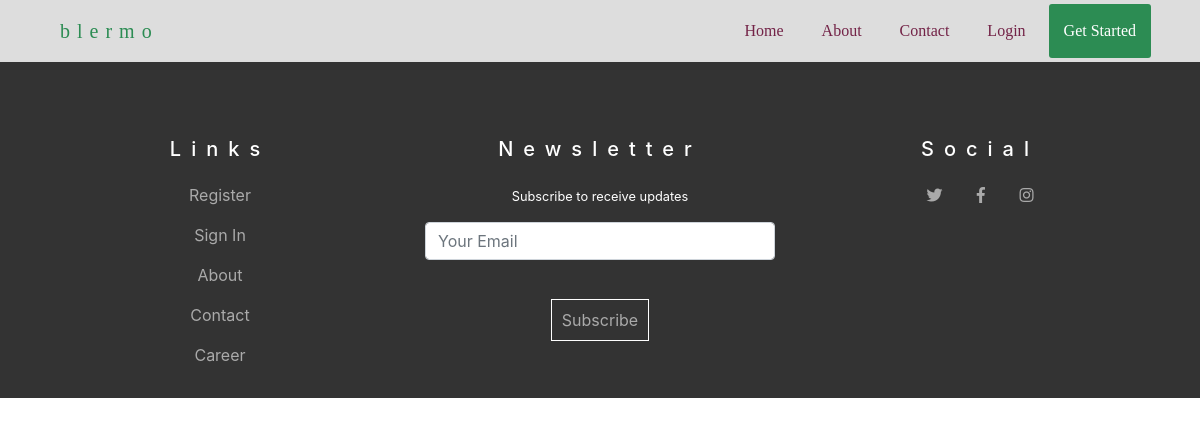
/admin1/following/, run on an earlier commit of the app's database.
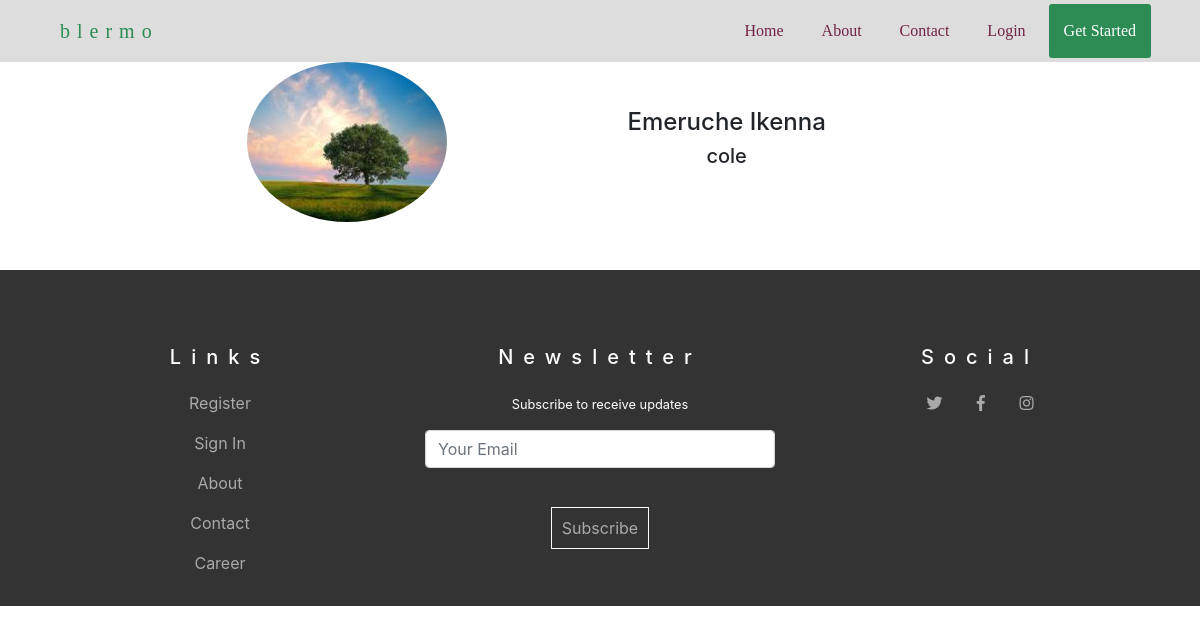
And on a later commit of the database.
### users/models.py (models this page shows, shortened)
class Profile(models.Model):
    user = models.OneToOneField(User, on_delete=models.CASCADE)
    avatar = models.ImageField(default='default.jpg', upload_to='profile_pics')
    dob = models.DateField(blank=True, null=True)
    bio = models.TextField(max_length=400, blank=True)
    following = models.ManyToManyField('self', related_name='follows', symmetrical=False, blank=True, null=True)
    joined_at = models.DateField(auto_now_add=True)
    COLLEGE_CHOICES = (
        ('ABSU', 'Abia State University, Uturu, Abia State'),
        ('EBSU', 'Ebonyi State University, Abakaliki'),
        ('UNILAG', 'University of Lagos, Idi Araba, Lagos State'),
        ('OAU', 'Obafemi Awolowo University, Ile Ife, Osun State'),
        ('UNIPORT', 'University of Port-Harcourt, Rivers State'),
        ('UDUSOK', 'Usman Dan Fodiyo University, Sokoto, Sokoto State'),
        ('UI', 'University of Ibadan, Oyo State'),
        ('UNILORIN', 'University of Ilorin, Kwara State'),
        ('UNICAL', 'University of Calabar, Cross River State'),
        ('LASU', 'Lagos State University, Ikeja, Lagos State'),
        ('AAU', 'Ambrose Alli University, Ekpoma, Edo State'),
        ('UNIJOS', 'University of Jos, Plateau State'),
        ('BUK', 'Bayero University, Kano, Kano State'),
        ('OOU', ' Olabisi Onabanjo (formerly Ogun State) University, Ago Iwoye, Ogun State'),
        ('IMSU', 'Imo State University, Owerri, Imo State'),
        ('MADONNA', 'Madonna University Okija'),
        ('UNIBEN', 'University of Benin, Benin-City, Edo State'),
        ('OBA OKUNADE', 'Oba Okunade College of Health Sciences Igbinedion University Okada, Benin -City, Edo State'),
        ('UNN', 'University of Nigeria, Ozara-Ituku. Enugu State'),
        ('UNIZIK', 'Nnamdi Azikiwe University, Nnewi, Anambra State'),
        ('ABU', 'Ahmadu Bello University Zaria, Kaduna State'),
        ('UNIMAID', 'University of Maiduguri, Borno State'),
        ('DELSU', 'Delta State University, Abraka, Delta State'),
        ('ESUT', 'Enugu State University of Science and Technology, Enugu, Enugu State'),
        ('UNIUYO', 'University of Uyo, Uyo, Cross River State'),
        ('BINGHAM UNI', 'Bingham University Karu, Nasarawa.State'),
        ('NIGER-DELTA UNI', 'Niger Delta University, Wilberforce Island, Bayelsa State'),
        ('BENSU', 'Benue State University, Makurdi, Benue State'),
        ('BABCOCK', 'Babcock University Ilishan-Remo, Ogun State'),
        ('UNIABJ', 'University of Abuja'),
        ('AFE-BABALOLA', 'Afe Babalola University Ado-Ekiti, Ekiti State'),
    )
    YEAR_IN_COLLEGE_CHOICES = (
        ('100', '100 Level'),
        ('200', '200 Level'),
        ('300', '300 Level'),
        ('400', '400 Level'),
        ('500', '500 Level'),
        ('600', '600 Level'),
    )
    year_in_college = models.CharField(max_length=3, choices=YEAR_IN_COLLEGE_CHOICES, default='')
    college = models.CharField(max_length=15, choices=COLLEGE_CHOICES, default='')
    def get_full_name(self):
        return self.user.first_name + ' ' + self.user.last_name

### users/views.py (the view)
# urls.py: path('<str:username>/following/', views.following, name='following'),
def following(request, username):
    user = User.objects.get(username=username)
    following_users_profile = user.profile.follows.all()
    context = {
        'f_u_p': following_users_profile
    }
    return render(request, 'users/following.html', context)

### users/templates/users/following.html
{% extends 'main_site/base.html' %}
{% load static %}
{% block custom_css %}
<link rel="stylesheet" href="{% static 'users/css/profile.css' %}">
{% endblock %}
{% block content %}
<section>
    <div class="container mt-5">
        <div class="row">
            <div class="text-center col-md-8 offset-md-2">
                {% for following in f_u_p %}
                <div class="row mb-5">
                    <div class="col-md-4">
                        <img src="{{ following.avatar.url }}" class="rounded-circle img-fluid" alt="">
                    </div>
                    <div class="col-md-8 my-auto">
                        <h4>{{ following.get_full_name }}</h4>
                        <h5>{{ following.user.username }}</h5>
                    </div>
                </div>
                {% endfor %}
            </div>
        </div>
    </div>
</section>
{% endblock %}

### main_site/templates/main_site/base.html (shortened to what this page needs)
{% load static %}
<!DOCTYPE html>
<html lang="en">
<head>
    <link rel="stylesheet" href="https://stackpath.bootstrapcdn.com/bootstrap/4.2.1/css/bootstrap.min.css"
>
    <link rel="stylesheet" href="https://use.fontawesome.com/releases/v5.6.3/css/all.css"
>
    {% block custom_css %}{% endblock %}
    <link rel="stylesheet" href="{% static 'main_site/css/custom-css/base.css' %}">
</head>
<body data-spy="scroll" data-target="#navbar" data-offset="0">
<nav id="navbar" class="navbar navbar-expand-lg fixed-top">
    <div class="container">
        <a id="navbar-logo-text" class="navbar-brand" href="{% url 'index' %}">blermo</a>
        <div class="collapse navbar-collapse" id="navbarNavAltMarkup">
            <div class="navbar-nav ml-auto">
                {% if user.is_authenticated %}
                <a class="nav-item  mx-1" href="{% url 'post_create' %}">Create
                    <Article></Article>
                    <span class="sr-only">(current)</span></a>
                <a class="nav-item  mx-1" href="{% url 'profile' username=user.username %}">Profile</a>
                <a class="nav-item  mx-1" href="{% url 'profile_update' %}">Update Profile</a>
                <a class="nav-item  mx-1" href="{% url 'logout' %}">Logout</a>
                {% else %}
                <a class="nav-item  mx-1" href="{% url 'index' %}">Home <span class="sr-only">(current)</span></a>
                <a class="nav-item  mx-1" href="{% url 'about' %}">About</a>
                <a class="nav-item  mx-1" href="{% url 'contact' %}">Contact</a>
                <a class="nav-item  mx-1" href="{% url 'login' %}">Login</a>
                <a class="nav-item  mx-1 cta get-started" href="{% url 'register' %}">Get Started</a>
                {% endif %}
            </div>
        </div>
    </div>
</nav>
{% block content %}
{% endblock %}
<footer>
    <div class="container text-center">
        <div class="row">
            <div class="ft-section col-sm-12 col-md-4">
                <h5>Links</h5>
                {% if user.is_authenticated %}
                <p><a href="{% url 'about' %}">About</a></p>
                <p><a href="{% url 'contact' %}">Contact</a></p>
                <p><a href="#">Career</a></p>
                {% else %}
                <p><a href="{% url 'register' %}">Register</a></p>
                <p><a href="{% url 'login' %}">Sign In</a></p>
                <p><a href="{% url 'about' %}">About</a></p>
                <p><a href="{% url 'contact' %}">Contact</a></p>
                <p><a href="#">Career</a></p>
                {% endif %}
            </div>
            <div class="ft-section col-sm-12 col-md-4">
                <h5>Newsletter</h5>
                <small>Subscribe to receive updates</small>
                <input type="email" class="form-control" id="exampleFormControlInput1" placeholder="Your Email">
                <p class="sub mt-5"><a href="#">Subscribe</a></p>
            </div>
            <div class="ft-section col-sm-12 col-md-4">
                <h5>Social</h5>
                <a href="#" class="icon col-4"><i class="fab fa-twitter"></i></a>
                <a href="#" class="icon col-4"><i class="fab fa-facebook-f"></i></a>
                <a href="#" class="icon col-4"><i class="fab fa-instagram"></i></a>
            </div>
        </div>
    </div>
</footer>
</body>
</html>

### lark/static/main_site/css/custom-css/base.css (style rules this page uses)
nav { background-color: #ddd; padding-top: 1px !important; padding-bottom: 1px !important; transition: all 0.3s }
.navbar-brand, .lark { font-family: fantasy; letter-spacing: 7px; color: rgb(44, 140, 83) }
nav a { color: rgb(115, 35, 71); text-align: center; padding: 15px !important; font-family: serif; }
.cta { background: rgb(44, 140, 83) !important; border-radius: 3px; transition: all 0.2s; color: #fff }
section { margin-top: 62px }
footer { padding: 60px 0; background-color: #333; color: white; padding-bottom: 0 !important }
.ft-section { margin: 15px 0 }
footer h5 { letter-spacing: 0.5em; margin-bottom: 1.1em; }
footer a { color: #aaa }
footer input { margin: 15px 0 }
.sub a { border: 1px solid white; padding: 10px }
a { color: inherit }

What changed in the data, as far as the page shows it:
added Profile: avatar (placeholder picture), get_full_name "Emeruche Ikenna", user.username "cole"
